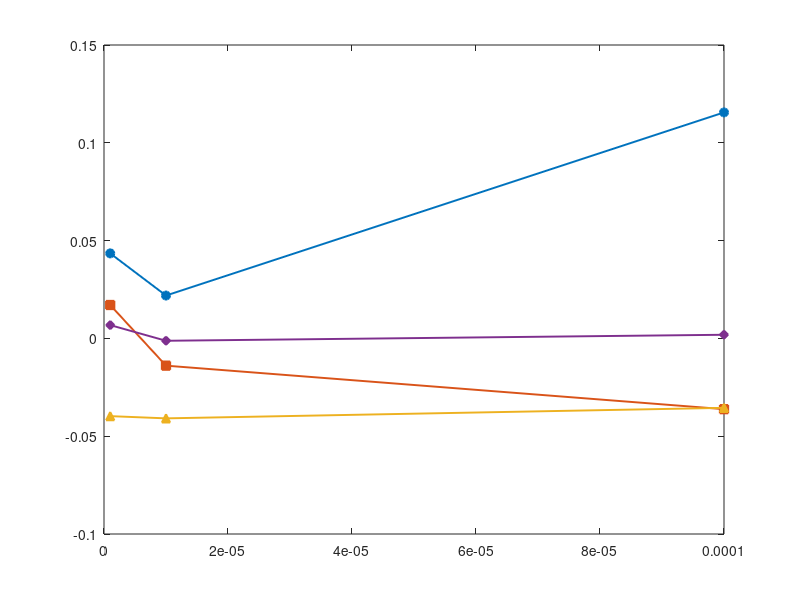

Write MATLAB code to recreate this figure. (Note: this script raises an error after producing the figure.)
function fig3_correlation()
% FIG3  Paul's expectation refuted: r(converse-KAM, V_PD) does not grow as
%   kperp -> 0.  Graded t_c correlation r_tc_vpd (4x3: rows m, cols kperp).
%   Data: correlations_paul.mat.

S = load('correlations_paul.mat');
m = S.m(:); kperp = S.kperp(:);
col = lines(4);
mk = {'-o','-s','-^','-d'};

f = figure('Color','w','Position',[100 100 560 430]);
hold on; box on;
for i=1:4
    plot(kperp, S.r_tc_vpd(i,:), mk{i}, 'Color',col(i,:), ...
         'MarkerFaceColor',col(i,:), 'LineWidth',1.4, 'DisplayName',sprintf('m=%d',m(i)));
end
yline(0,'k-','LineWidth',0.6,'HandleVisibility','off');
set(gca,'XScale','log','XDir','reverse','FontSize',10);
xlabel('\kappa_\perp');
ylabel('r(  -t_c ,  \chi )   [Spearman]');
title({'converse-KAM  \leftrightarrow  V_{PD} correlation','does not grow as \kappa_\perp \rightarrow 0'});
ylim([-0.15 0.25]); legend('Location','northwest'); grid on;

print(f, 'fig3_correlation.png', '-dpng', '-r300');
fprintf('wrote fig3_correlation.png\n');
end
